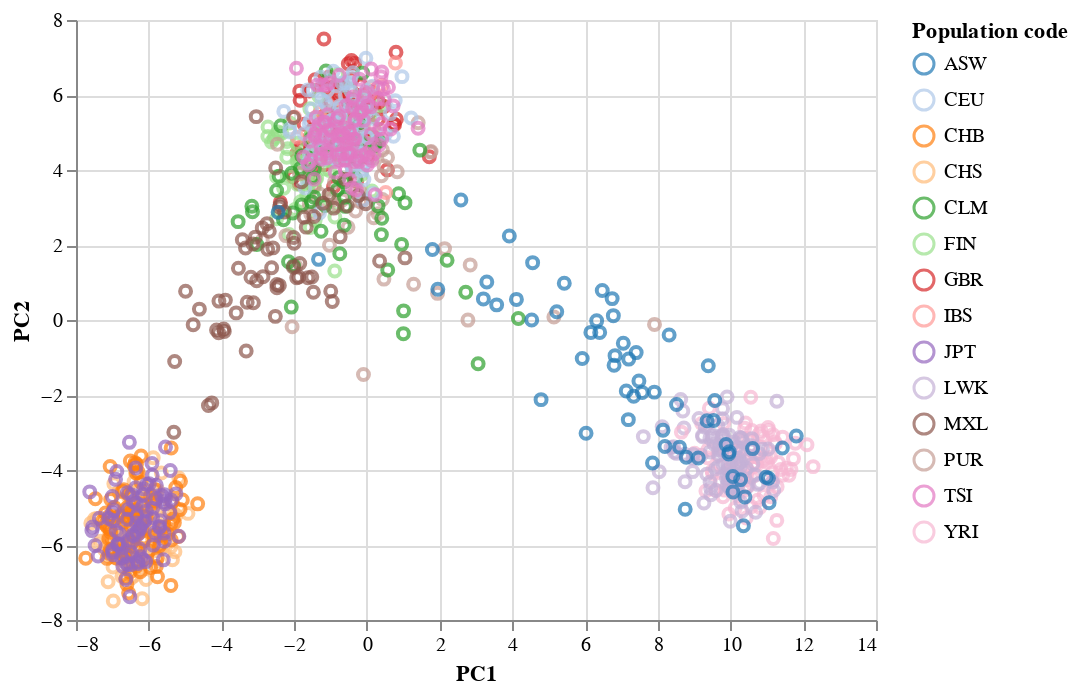

This figure's notebook cell:
### Code cell
alt.Chart(df_plot).mark_point().encode(
    x='PC1',
    y='PC2',
    color=alt.Color('Population code', scale=alt.Scale(scheme='category20'))
)

### Figure 1 — Vega-Lite specification as saved in the notebook (floating-point values rounded to 4 significant figures; data arrays with more than 128 entries replaced by an {"elided": "..."} marker saying what was removed)
{"config": {"view": {"continuousWidth": 400, "continuousHeight": 300}}, "data": {"name": "data-a87127f10bf48a2d0158d48e092ae25c"}, "mark": "point", "encoding": {"color": {"field": "Population code", "scale": {"scheme": "category20"}, "type": "nominal"}, "x": {"field": "PC1", "type": "quantitative"}, "y": {"field": "PC2", "type": "quantitative"}}, "$schema": "https://vega.github.io/schema/vega-lite/v4.17.0.json", "datasets": {"data-a87127f10bf48a2d0158d48e092ae25c": {"elided": "1092 records"}}}
